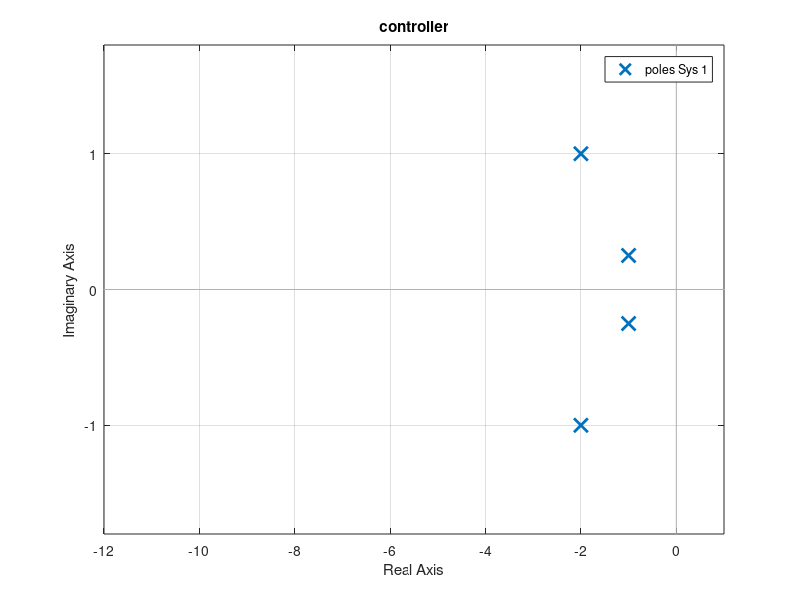
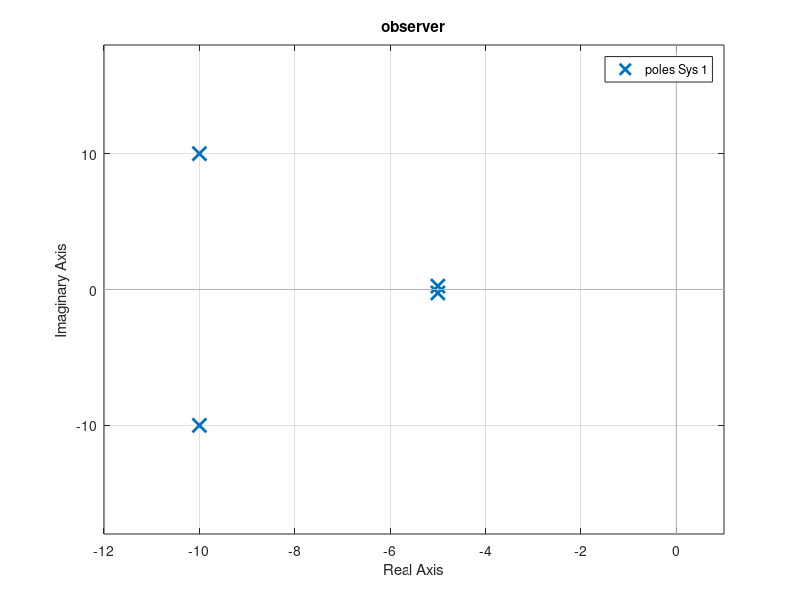

Write MATLAB code to recreate these figures, in order.

clear;
clc;
close all;

%% EOMs

% plant params (physical values)
g = 9.81;  % gravity [m/s^2]
cM = 5;    % Cart mass [kg]
pL = 0.25;  % pendulum length [m]
pm = 1;     % pendulum mass [kg]

% model params -- slightly off to account for non-perfect characterization
cM_model = cM+0.2;
pL_model = pL-0.1; 
pm_model = pm-0.15; 

A = [0                      0                           1	0
     0                      0                           0	1
     0           (-pm_model*g)/cM_model                 0	0
     0	((cM_model+pm_model)*g)/(cM_model*pL_model) 	0	0];
B = [0
     0
     1/cM_model
     -1/(cM_model*pL_model)];
C = [1  0  0  0
     0  1  0  0];
D = 0;
sys = ss(A,B,C,D);
fprintf('\nControllability:\n\trank(ctrb(sys))=%d\n',rank(ctrb(sys)));


%% Initial values

theta_init = 0.2;   % initial pendulum angle [rad]
dTheta_init = 2.0;  % initial pendulum angular velocity [rad/s]


%% Sensors

dt = 1/1000;  % sample time [sec]
encRez=12;    % encoder resolution [bits]
fcutDeriv = 10;  % cutoff frequency for derivative filter [Hz]


%% Controller

% use pole placement to determine K
p1 = -2 + 1i;
p2 = -2 - 1i;
p3 = -1.0000 + 0.2506i;
p4 = -1.0000 - 0.2506i;
K = place(A,B,[p1 p2 p3 p4]);

figure;
    pzmap(ss(A-B*K,B,C,D)); title('controller');
    xlim([-12 1]);

%% Observer

fprintf('\nObservability:\n\trank(obsv(sys))=%d\n',rank(obsv(sys)));

% use pole placement to determine L
p1 = -10 + 10i;
p2 = -10 - 10i;
p3 = -5.0000 + 0.2506i;
p4 = -5.0000 - 0.2506i;
L=(place(A',C',[p1 p2 p3 p4]))';

figure;
    pzmap(ss(A-L*C,B,C,D)); title('observer');
    xlim([-12 1]);
    

%% Disturbance rejection

Ka = 5;
